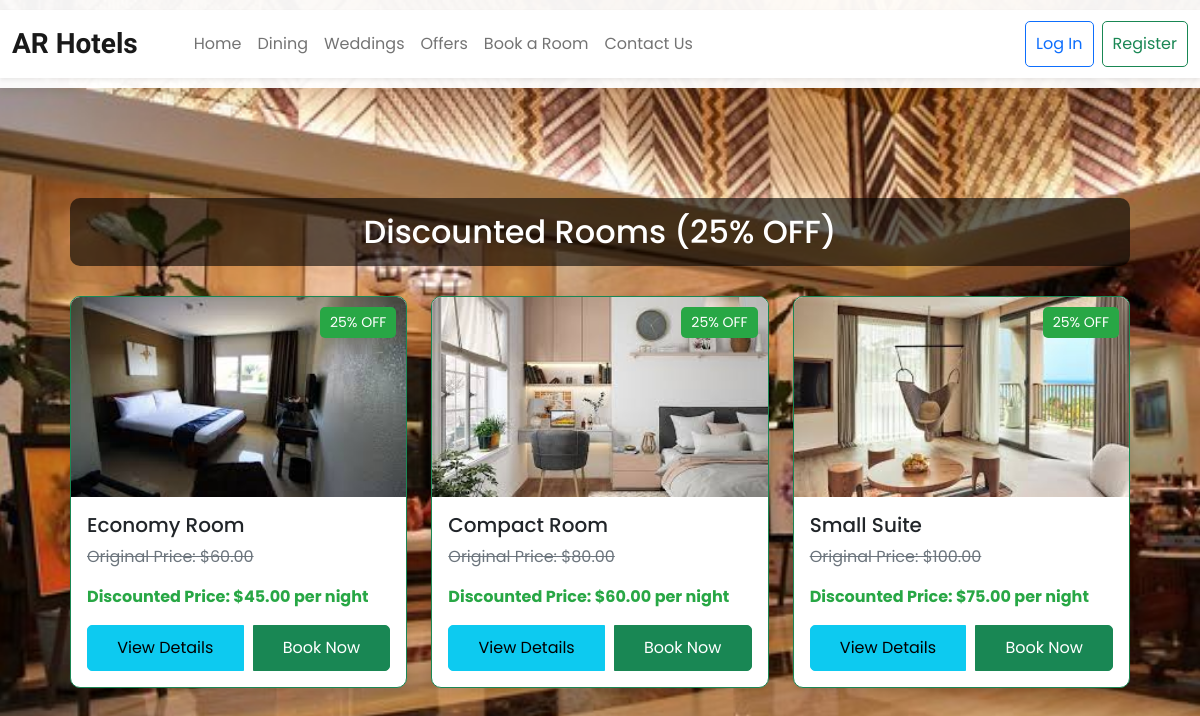
/offers.php, run on the app's committed database.
### tables this page shows
CREATE TABLE `rooms` (
  `id` int(11) NOT NULL,
  `type` varchar(100) DEFAULT NULL,
  `price` decimal(10,2) DEFAULT NULL,
  `discount_price` decimal(10,2) DEFAULT NULL,
  `image` varchar(255) DEFAULT NULL,
  `description` text DEFAULT NULL,
  `size` varchar(50) DEFAULT NULL,
  `capacity` varchar(50) DEFAULT NULL,
  `amenities` text DEFAULT NULL,
  `view` varchar(100) DEFAULT NULL,
  `is_discounted` tinyint(1) DEFAULT 0
);

### offers.php (the view, shortened to what this page needs)
<?php include 'header.php';
include 'db_connect.php';
$select = "SELECT * FROM `rooms` WHERE `is_discounted`=1";
$result = $conn->query($select);
if (isset($_SESSION['userLogin']) && $_SESSION['userLogin'] == true) {
    $url = "Booking.php";
} else {
    $url = "login.php";
}
?>
<!DOCTYPE html>
<html lang="en">
<head>
    <link href="https://cdn.jsdelivr.net/npm/bootstrap@5.3.0/dist/css/bootstrap.min.css" rel="stylesheet">
</head>
<body>
    <div class="container mt-5">
        <h2 class="text-center section-title">Discounted Rooms (25% OFF)</h2>
        <div class="row">
            <?php
            while ($room = mysqli_fetch_assoc($result)) {
                echo '
                <div class="col-md-4 mb-4">
                    <div class="card border-success">
                        <div class="discount-badge">25% OFF</div>
                        <img src="images/' . $room['image'] . '" class="card-img-top" alt="' . $room['type'] . '">
                        <div class="card-body">
                            <h5 class="card-title">' . $room['type'] . '</h5>
                            <p class="original-price">Original Price: $' . $room['price'] . '</p>
                            <p class="discounted-price">Discounted Price: $' . $room['discount_price'] . ' per night</p>
                            <div class="btn-group">
                                <button type="button" class="btn btn-info" data-bs-toggle="modal" data-bs-target="#roomModal' . $room['id'] . '">
                                    View Details
                                </button>
                                <a href="' . $url . '?id=' . $room['id'] . '" class="btn btn-success">Book Now</a>
                            </div>
                        </div>
                    </div>
                </div>
                <div class="modal fade" id="roomModal' . $room['id'] . '" tabindex="-1" aria-hidden="true">
                    <div class="modal-dialog modal-lg">
                        <div class="modal-content">
                                <h5 class="modal-title">' . $room['type'] . ' Details</h5>
                            <div class="modal-body">
                                <img src="images/' . $room['image'] . '" class="room-details-img mb-4" alt="' . $room['type'] . '">
                                <p>' . $room['description'] . '</p>
                                <div class="row">
                                        <p>Size: ' . $room['size'] . '<br>
                                        Capacity: ' . $room['capacity'] . '<br>
                                        View: ' . $room['view'] . '</p>
                                    <div class="col-md-6">
                                        <ul class="amenities-list">';
                echo '</ul>
                                    </div>
                                </div>
                                <div class="text-center mt-4">
                                    <p class="h4 mb-3">
                                        <span class="original-price">Original Price: $' . $room['price'] . '</span><br>
                                        <span class="discounted-price">Special Price: $' . $room['discount_price'] . ' per night</span>
                                    </p>
                                    <a href="' . $url . '?id=' . $room['id'] . '" class="btn btn-success">Book Now</a>
                                </div>
                            </div>
                        </div>
                    </div>
                </div>';
            }
            ?>
        </div>
    </div>
</body>
</html>

### Header.php (style rules this page uses)
* { font-family: 'Poppins', sans-serif; }
body { padding-top: 100px; }

### offers.php (style rules this page uses)
body { font-family: Arial, sans-serif; background-image: url('2.jpg'); background-size: cover; background-position: center; background-repeat: no-repeat; background-attachment: fixed; }
.container { max-width: 1100px; margin: auto; padding: 20px; }
.card { border-radius: 10px; overflow: hidden; box-shadow: 0 4px 8px rgba(0, 0, 0, 0.1); transition: transform 0.2s ease-in-out; }
.card img { height: 200px; object-fit: cover; }
.btn { border-radius: 5px; padding: 10px; }
.discount-badge { background-color: #28a745; color: white; padding: 5px 10px; border-radius: 5px; font-size: 14px; position: absolute; top: 10px; right: 10px; }
.btn-group { display: flex; gap: 10px; margin-top: 15px; }
.original-price { text-decoration: line-through; color: #6c757d; }
.discounted-price { color: #28a745; font-weight: bold; }
.section-title { color: #fff; background: rgba(0, 0, 0, 0.6); padding: 15px; border-radius: 10px; margin: 30px 0; }

### data on the page
rooms: image (picture), type "Economy Room", price "60.00", discount_price "45.00"
rooms: image (picture), type "Compact Room", price "80.00", discount_price "60.00"
rooms: image (picture), type "Small Suite", price "100.00", discount_price "75.00"
